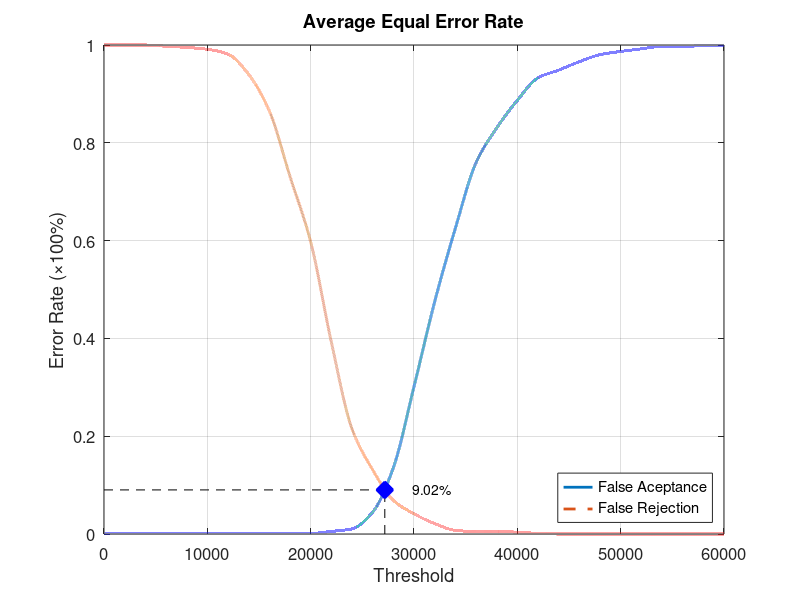
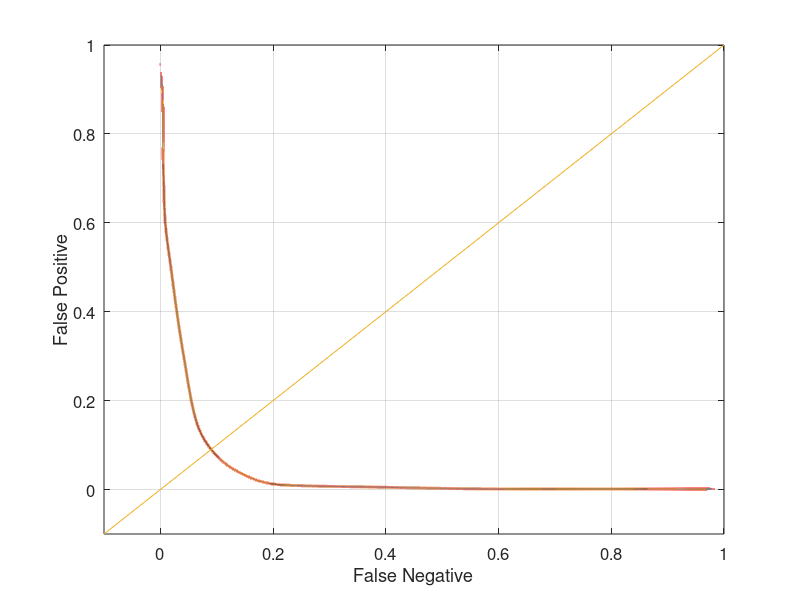

The MATLAB script that drew these images, in order:
function yEER = Experiment4Average
close all;
clear;
clc;
x = 0:2000:60000;
xq = 0:0.5:60000;

y0 = [0 0.00131579 0.00131579 0.00131579 0.00131579 0.00131579 0.00131579 0.00131579 0.00131579 0.00131579 0.00131579 0.00526316 0.0105263 0.0447368 0.135526 0.301316 0.475 0.625 0.75921 0.830263 0.886842 0.932895 0.948684 0.965789 0.980263 0.986842 0.992105 0.997368 0.997368 0.998684 1];
yy0 = interp1(x, y0, xq, 'pchip');
y1 = [1 1 1 0.9975 0.995 0.99125 0.98125 0.94 0.865 0.73125 0.5975 0.3925 0.215 0.13125 0.06875 0.04125 0.02125 0.0075 0.005 0.005 0.00375 0.00125 0 0 0 0 0 0 0 0 0];
yy1 = interp1(x, y1, xq, 'pchip');

% Calculating EER: 
y2 = abs(y0 - y1);
find(y2 == min(y2))
yy2 = abs(yy0 - yy1);
xEER = find(yy2 == min(yy2));
xEERIndex = xq(xEER) % X-axis EER
yEER = yy0(xEER) % Y-axis EER

main = figure
plot(xq, yy0,'-','LineWidth', 2);	hold on
plot(xq, yy1,'--','LineWidth', 2);	hold on
plot([xEERIndex xEERIndex], [0 yEER], 'k--');	hold on
plot([0 xEERIndex], [yEER yEER], 'k--');	hold on
plot(xEERIndex, yEER, 'bx', 'LineWidth', 10);	hold on
text(xEERIndex + 10 * xEERIndex / 100, yEER, [num2str(round((10000 * yEER)) / 100) '%'])
legend('False Aceptance', 'False Rejection', 'Location', 'SouthEast')
xlabel('Threshold')
ylabel('Error Rate (\times100%)')
title('Average Equal Error Rate')
set(gca, 'FontSize', 12)
axis([0 60000 0 1])
grid on

print(main, 'Experiment4AverageMain', '-dpng');
FNRxFPR = figure('Color', [1 1 1]);
plot(yy1, yy0, '-', yy1, yy0, 'LineWidth', 2);
hold on
y = -0.1:0.1:1
plot(y, y); 
set(gca, 'FontSize', 12)
xlabel('False Negative')
ylabel('False Positive')
axis([-0.1 1 -0.1 1])
set(gca, 'FontSize', 12)
grid on

print(FNRxFPR, 'Experiment4AverageFNRxFPR','-dpng');
end
